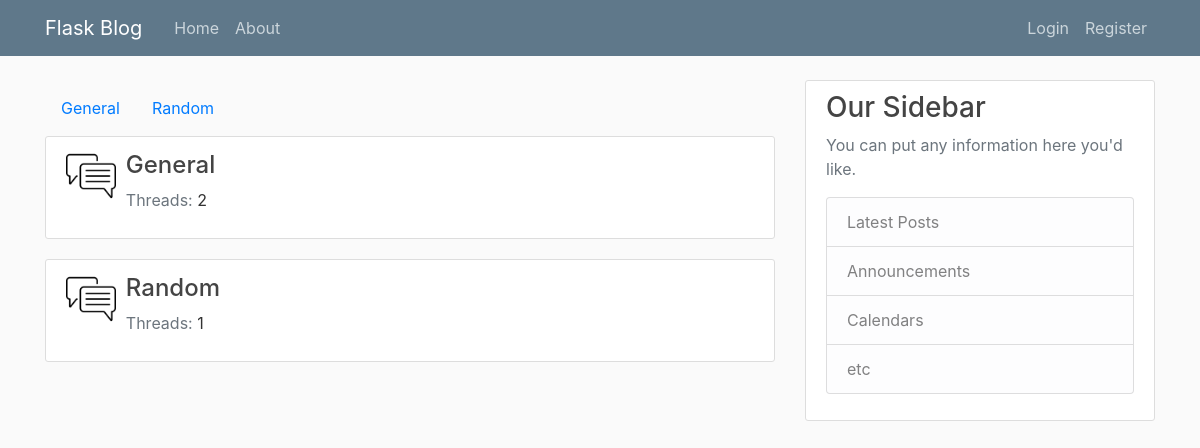
The page /home on the database its author committed.
### app/models.py (models this page shows, shortened)
class Category(db.Model):
    id = db.Column(db.Integer, primary_key=True)
    category = db.Column(db.String(100), nullable=False)
    post= db.relationship('Post', backref='category', lazy=True)

### app/main/routes.py (the view)
@main.route("/")
@main.route("/home")
def home():
    latestPosts = Post.query.order_by(Post.date_posted.desc()).limit(6).all()
    categories = Category.query.limit(6).all()
    finalCat = []
    for category in categories:
        posts = Post.query.filter_by(category=category).all()
        newCat = {
            'id':category.id,
            'category':category.category,
            'threads':len(posts)
        }
        finalCat.append(newCat)
    return render_template('home.html', posts=posts,categories=finalCat,latestPosts=latestPosts)

### app/templates/home.html (shortened to what this page needs)
{% extends "layout.html" %}
{% block content %}
    <ul>
      {% for category in categories %}
        <li><a href="{{url_for('posts.filter_posts',category=category.id)}}">{{category.category}}</a></li>
      {% endfor %}
      </ul>
    {% for category in categories %}
        <article class="media content-section">
          <div class="media-body">
            <div class='row mt-1'>
              <div class='col-md-1 '>
                <img class="" width='50px' height='50px' src="{{ url_for('static', filename='icons/chat.png') }}">
              </div>
              <div class='col-md-8'>
                <h4 ><a class="article-title" href="{{url_for('posts.filter_posts',category=category.id)}}">{{ category.category }}</a></h4>
                <p><span class='text-muted'>Threads:</span> {{category.threads}}</p>
              </div>
            </div>
          </div>
        </article>
    {% endfor %}
{% endblock content %}

### app/static/style/main.css (style rules this page uses)
body { background: #fafafa; color: #333333; margin-top: 5rem; }
h1, h2, h3, h4, h5, h6 { color: #444444; }
.content-section { background: #ffffff; padding: 10px 20px; border: 1px solid #dddddd; border-radius: 3px; margin-bottom: 20px; }
.article-title { color: #444444; }
ul { list-style-type: none; margin: 0; padding: 0; overflow: hidden; }
li { float: left; }
li a { display: block; text-align: center; padding: 16px; text-decoration: none; }

### rows shown on the page
Category: category "General", threads "2"
Category: category "Random", threads "1"
